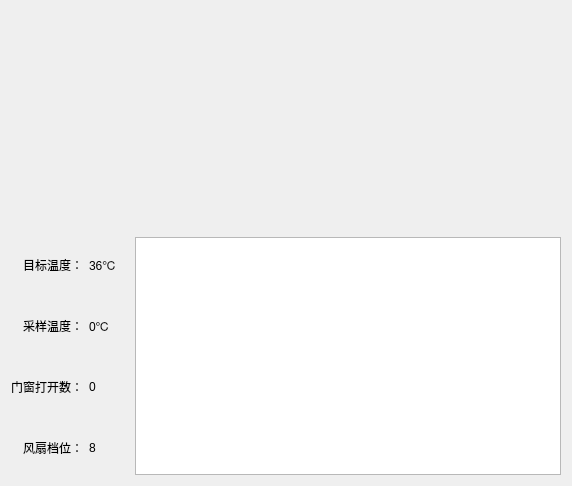
<?xml version="1.0" encoding="UTF-8"?>
<ui version="4.0">
 <class>MplMainWindow</class>
 <widget class="QWidget" name="MplMainWindow">
  <property name="geometry">
   <rect>
    <x>0</x>
    <y>0</y>
    <width>572</width>
    <height>486</height>
   </rect>
  </property>
  <property name="sizePolicy">
   <sizepolicy hsizetype="Expanding" vsizetype="Expanding">
    <horstretch>0</horstretch>
    <verstretch>0</verstretch>
   </sizepolicy>
  </property>
  <property name="focusPolicy">
   <enum>Qt::TabFocus</enum>
  </property>
  <property name="windowTitle">
   <string>ADT7410</string>
  </property>
  <layout class="QGridLayout" name="gridLayout">
   <item row="6" column="0">
    <widget class="QLabel" name="label_2">
     <property name="text">
      <string>采样温度：</string>
     </property>
     <property name="alignment">
      <set>Qt::AlignRight|Qt::AlignTrailing|Qt::AlignVCenter</set>
     </property>
    </widget>
   </item>
   <item row="7" column="0">
    <widget class="QLabel" name="label_3">
     <property name="text">
      <string>门窗打开数：</string>
     </property>
     <property name="alignment">
      <set>Qt::AlignRight|Qt::AlignTrailing|Qt::AlignVCenter</set>
     </property>
    </widget>
   </item>
   <item row="8" column="0">
    <widget class="QLabel" name="label_4">
     <property name="text">
      <string>风扇档位：</string>
     </property>
     <property name="alignment">
      <set>Qt::AlignRight|Qt::AlignTrailing|Qt::AlignVCenter</set>
     </property>
    </widget>
   </item>
   <item row="5" column="0">
    <widget class="QLabel" name="label">
     <property name="text">
      <string>目标温度：</string>
     </property>
     <property name="alignment">
      <set>Qt::AlignRight|Qt::AlignTrailing|Qt::AlignVCenter</set>
     </property>
    </widget>
   </item>
   <item row="0" column="0" rowspan="4" colspan="5">
    <widget class="MplWidget" name="mplfigure" native="true"/>
   </item>
   <item row="5" column="1">
    <widget class="QLabel" name="temp_target">
     <property name="text">
      <string>36℃</string>
     </property>
    </widget>
   </item>
   <item row="5" column="4" rowspan="4">
    <widget class="QPlainTextEdit" name="textEdit_log">
     <property name="readOnly">
      <bool>true</bool>
     </property>
    </widget>
   </item>
   <item row="6" column="1">
    <widget class="QLabel" name="temp_cur">
     <property name="text">
      <string>0℃</string>
     </property>
    </widget>
   </item>
   <item row="7" column="1">
    <widget class="QLabel" name="door_num">
     <property name="text">
      <string>0</string>
     </property>
    </widget>
   </item>
   <item row="8" column="1">
    <widget class="QLabel" name="fan_level">
     <property name="text">
      <string>8</string>
     </property>
    </widget>
   </item>
  </layout>
 </widget>
 <customwidgets>
  <customwidget>
   <class>MplWidget</class>
   <extends>QWidget</extends>
   <header>mplwidget</header>
   <container>1</container>
  </customwidget>
 </customwidgets>
 <resources/>
 <connections/>
</ui>
